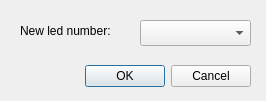
<?xml version="1.0" encoding="UTF-8"?>
<ui version="4.0">
 <class>RenumberLedDialog</class>
 <widget class="QDialog" name="RenumberLedDialog">
  <property name="geometry">
   <rect>
    <x>0</x>
    <y>0</y>
    <width>266</width>
    <height>101</height>
   </rect>
  </property>
  <property name="minimumSize">
   <size>
    <width>266</width>
    <height>101</height>
   </size>
  </property>
  <property name="maximumSize">
   <size>
    <width>266</width>
    <height>101</height>
   </size>
  </property>
  <property name="windowTitle">
   <string>Renumber Led</string>
  </property>
  <widget class="QDialogButtonBox" name="buttonBox">
   <property name="geometry">
    <rect>
     <x>30</x>
     <y>60</y>
     <width>221</width>
     <height>32</height>
    </rect>
   </property>
   <property name="orientation">
    <enum>Qt::Horizontal</enum>
   </property>
   <property name="standardButtons">
    <set>QDialogButtonBox::Cancel|QDialogButtonBox::Ok</set>
   </property>
  </widget>
  <widget class="QComboBox" name="ledNumberCombo">
   <property name="geometry">
    <rect>
     <x>140</x>
     <y>20</y>
     <width>111</width>
     <height>26</height>
    </rect>
   </property>
  </widget>
  <widget class="QLabel" name="label">
   <property name="geometry">
    <rect>
     <x>20</x>
     <y>20</y>
     <width>111</width>
     <height>21</height>
    </rect>
   </property>
   <property name="text">
    <string>New led number:</string>
   </property>
  </widget>
 </widget>
 <resources/>
 <connections>
  <connection>
   <sender>buttonBox</sender>
   <signal>accepted()</signal>
   <receiver>RenumberLedDialog</receiver>
   <slot>accept()</slot>
   <hints>
    <hint type="sourcelabel">
     <x>248</x>
     <y>254</y>
    </hint>
    <hint type="destinationlabel">
     <x>157</x>
     <y>274</y>
    </hint>
   </hints>
  </connection>
  <connection>
   <sender>buttonBox</sender>
   <signal>rejected()</signal>
   <receiver>RenumberLedDialog</receiver>
   <slot>reject()</slot>
   <hints>
    <hint type="sourcelabel">
     <x>316</x>
     <y>260</y>
    </hint>
    <hint type="destinationlabel">
     <x>286</x>
     <y>274</y>
    </hint>
   </hints>
  </connection>
 </connections>
</ui>
